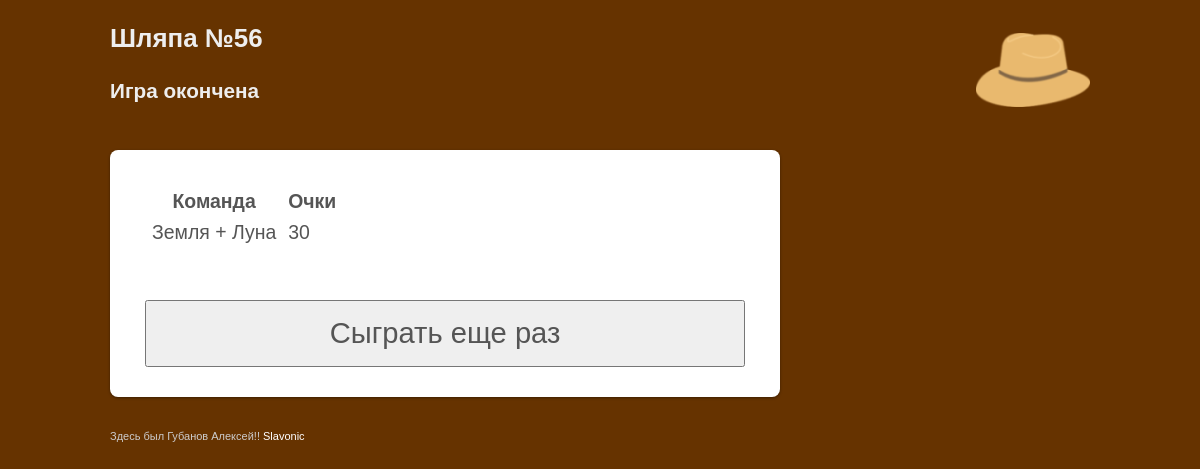
/hat/56/, run on the app's committed database.
### hat/models.py (models this page shows, shortened)
class Game(models.Model):
  date = models.DateTimeField(auto_now_add=True) #дата начала игры
  state = models.SmallIntegerField(default=0) #этап игры
  timer = models.DateTimeField(null=True)  #время начала хода игрока
  elapsed = models.SmallIntegerField(default=0) #затрачено времени в последнем ходе предыдущего раунда
  turn_number = models.SmallIntegerField(default=0) #номер игрока, чей ход сейчас
  wordsnum = models.SmallIntegerField(default=5) #количество слов
  seconds = models.SmallIntegerField(default=60) #секунд на ход
  roundsnum = models.SmallIntegerField(default=3) #количество раундов
  def round_name(self):
    if self.IsOver():
      return "Игра окончена"
  def IsOver(self):
    return self.state > self.roundsnum

class Player(models.Model):
  command = models.SmallIntegerField() #номер команды
  name = models.CharField(max_length=30)
  game = models.ForeignKey(Game, on_delete=models.CASCADE)
  grades = models.SmallIntegerField(default=0) #набранные очки
  cur_word = models.OneToOneField(
    'Word',
    blank=True,
    null=True,
    related_name="cur_word",
    on_delete=models.CASCADE
  )
  number = models.SmallIntegerField(default=0) #номер игрока

### hat/views.py (the view, shortened to what this page needs)
# urls.py: path('<int:game_id>/', views.game, name='game'),
def game(request, game_id):
  try:
    game = Game.objects.get(pk=game_id)
  except:
    return HttpResponseRedirect(reverse('hat:new'))
  num_comnamds = game.player_set.count()//2
  commands_list = [None] * num_comnamds
  for pl in game.player_set.all():
    if commands_list[pl.command-1] == None:
      commands_list[pl.command-1] = [pl.name, None, pl.grades]
    else:
      commands_list[pl.command-1][1] = pl.name
      commands_list[pl.command-1][2] += pl.grades
  if game.IsOver():
    return render(request, 'hat/gameover.html', {'game': game, 'commands_list':commands_list})

### hat/templates/hat/gameover.html (shortened to what this page needs)
<!doctype html>
<html lang="ru">
<head>
{% load static %}
<link href="{% static 'hat/style.css' %}"  rel="stylesheet" type="text/css">
<link href="{% static 'hat/media-queries.css' %}"  rel="stylesheet" type="text/css">
</head>
<body>
<div id="pagewrap">
	<header id="header">
		<hgroup>
			<h1>Шляпа №{{ game.id }}</h1>
			<h2>{{ game.round_name }}
      </h2>
		</hgroup>
  </header>
	<div id="content">
		<article class="post clearfix">
{% if game.player_set.count %}
    <table id='result'>
    <tr><th>Команда</th><th>Очки</th></tr>
    {% for command in commands_list %}
        <tr><td>{{ command.0 }} + {{ command.1 }}</td><td>{{ command.2 }}</td></tr>
    {% endfor %}
    </table>
{% endif %}
		</article>
 <button type="button" onclick="location.href='{% url 'hat:new' %}';">Сыграть еще раз</button>
	</div>
	<footer id="footer">
		<p>Здесь был Губанов Алексей!! <a href="http://slavonicpro.ru">Slavonic</a></p>
	</footer>
</div>
</body>
</html>

### hat/static/hat/style.css (style rules this page uses)
html, body, address, blockquote, div, dl, form, h1, h2, h3, h4, h5, h6, ol, p, pre, table, ul, dd, dt, li, tbody, td, tfoot, th, thead, tr, button, del, ins, map, object, a, abbr, acronym, b, bdo, big, br, cite, code, dfn, em, i, img, kbd, q, samp, small, span, strong, sub, sup, tt, var, legend, fieldset { margin: 0; padding: 0; }
article, aside, details, figcaption, figure, footer, header, hgroup, menu, nav, section { display: block; }
button { width: 100%; height: 50pt; font: 150% Arial, Helvetica, sans-serif; color: #555; margin: 10px 0 10px 0; }
body { background: #0d1424; font: .81em/150% Arial, Helvetica, sans-serif; color: #555; }
a { color: #026acb; text-decoration: none; outline: none; }
p { margin: 0 0 1.2em; padding: 0; }
h1, h2, h3, h4, h5, h6 { line-height: 1.4em; margin: 20px 0 .4em; color: #eee; }
h1 { font-size: 2em; }
h2 { font-size: 1.6em; }
#pagewrap { width: 980px; margin: 0 auto; }
#header { position: relative; height: 100px; background: url("hat.png") no-repeat; background-position: right; }
#content { background: #fff; margin: 30px 0 30px; padding: 20px 35px; width: 600px; float: left; font-size: 150%; -webkit-border-radius: 8px; -moz-border-radius: 8px; border-radius: 8px; -webkit-box-shadow: 0 1px 3px rgba(0,0,0,.4); -moz-box-shadow: 0 1px 3px rgba(0,0,0,.4); box-shadow: 0 1px 3px rgba(0,0,0,.4); }
#result td, th { padding: 5px; }
.post { margin-bottom: 40px; }
#footer { clear: both; color: #ccc; font-size: 85%; }
#footer a { color: #fff; }
.clearfix:after { visibility: hidden; display: block; font-size: 0; content: " "; clear: both; height: 0; }
.clearfix { display: inline-block; }
.clearfix { display: block; zoom: 1; }

### data on the page
Game: id "56", round_name "Игра окончена"
Player: name "Земля"
Player: name "Луна"

### other printed values
{{ command.2 }} "30"
